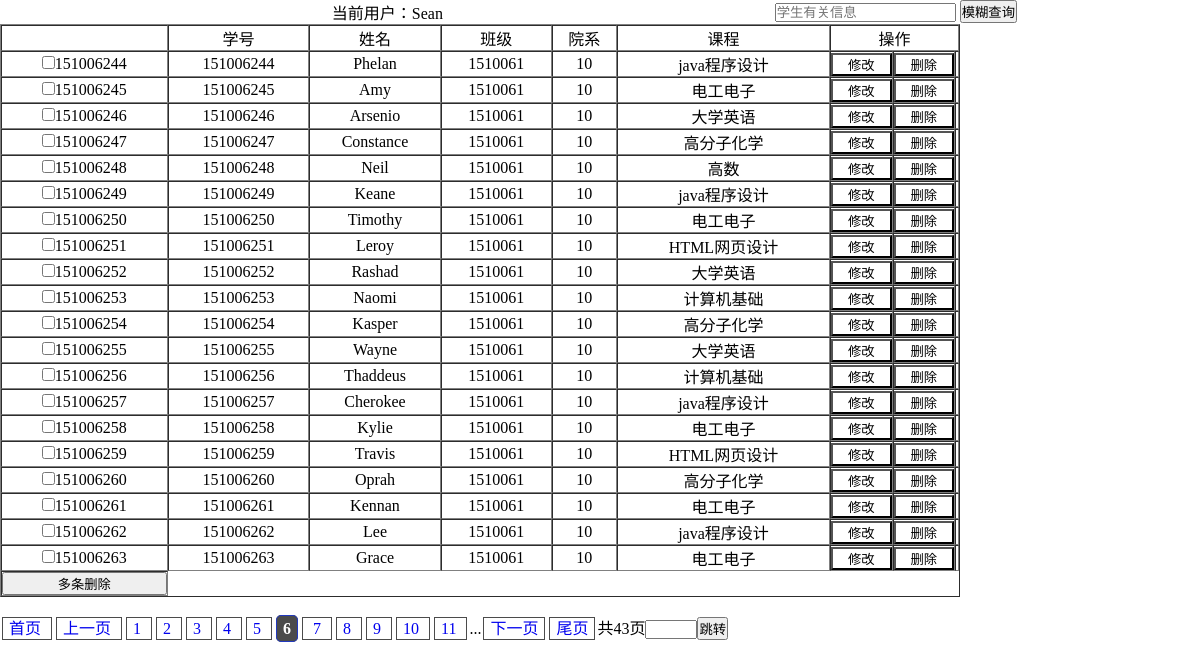
The app's page /系统/stu_display.php?p=6 (signed in) with its own data.
### tables this page shows
CREATE TABLE `stu_info`  (
  `stu_no` int(9) NOT NULL COMMENT '学号',
  `stu_class` int(7) NOT NULL COMMENT '所在班级',
  `fac_no` int(11) NOT NULL COMMENT '学生所在院系编号',
  `test_course` varchar(20) DEFAULT NULL COMMENT '学生考试科目',
  `stu_name` varchar(20) NOT NULL COMMENT '学生姓名',
  `password` int(11) NOT NULL COMMENT '登录密码',
  PRIMARY KEY (`stu_no`) USING BTREE,
  INDEX `test_course`(`test_course`) USING BTREE,
  CONSTRAINT `stu_course_cors` FOREIGN KEY (`test_course`) REFERENCES `cors_info` (`test_course`) ON DELETE SET NULL ON UPDATE CASCADE
);

### 系统/stu_display.php (the view, shortened to what this page needs)
<?php require_once("conn.php"); ?>
<link rel="stylesheet" type="text/css" href="css/stu_display.css"/>
<?php
	echo "<form style = 'float:right;margin-right:183px'  action='select.php' method='post'>
				<input type='text' name='stu_select_type' id='stu_select_type' value='1' style='display: none;' />
				<input name='stu_select' id='stu_no' value='' placeholder='学生有关信息' />
				<input type='submit' value='模糊查询' />
		</form>";
?>
<?php
	if(!empty($_GET['p'])){
		$page = $_GET['p'];
	}else{
		$page = 2;
	}
	$page_size = 20;
	$record = ($page - 1) * $page_size;
	$show_page = 11;
	echo "<div class='content'>";
    echo "<form action = 'delete.php' method = 'post'>";
	echo "<table width='80%' style = 'text-align:center'  border = '1' cellspacing = '0' >";
	echo "<tr style = 'text-align:center'>";
	echo "<td></td>";
    echo " <td>学号</td>";
    echo " <td>姓名</td>";
	echo " <td>班级</td>";
    echo " <td>院系</td>";
    echo " <td>课程</td>";
    echo " <td colspan=3>操作</td>";
    echo "</tr>";
	$sql = "SELECT * FROM stu_info limit $record, $page_size";
	$result = $conn->query($sql);
	while($row = $result->fetch_assoc()){
		echo "<tr>";
		echo "<td><input  name = 'delete_stu[]' type = 'checkbox' value = '{$row['stu_no']}'>{$row['stu_no']}</td>";
		echo "<td>{$row['stu_no']}</td>";
		echo "<td>{$row['stu_name']}</td>";
		echo "<td>{$row['stu_class']}</td>";
		echo "<td>{$row['fac_no']}</td>";
		echo "<td>{$row['test_course']}</td>";
		echo "<td><form class = 'stu_display_form' action = 'update_select.php' method = 'post'><input style = 'display:none' name = 'stu_no' value = '{$row['stu_no']}'><input type = 'submit' value = '修改'></form></td>";
		echo "<td><form class = 'stu_display_form' action = 'delete.php' method = 'post'><input style = 'display:none' name = 'delete_stu[]' value = '{$row['stu_no']}'><input type = 'submit' value = '删除'></form></td>"	;
		echo "<td></td>";
		echo "</tr>";
	}
	echo "<tr><td style = 'text-align:center'><input style = 'width:100%' type = 'submit' value = '多条删除'></td></tr></table></form>";
	echo '</div>';
	$sql = "SELECT count(*) AS count FROM stu_info";
	$result = $conn->query($sql);
	$total_result = $result->fetch_assoc();
	$total = $total_result['count'];
	 $total_pages = ceil($total/$page_size);
	$p1 = $page - 1;
	$p2 = $page + 1;
	$page_banner = "";
	$page_offset = ($show_page - 1)/2;
	$start = 1;
	$end = $total_pages;
	if($page > 1){
		$page_banner .= "<a href='".$_SERVER['PHP_SELF']."?p=1'>首页 </a>";
	    $page_banner .= "<a href='".$_SERVER['PHP_SELF']."?p=$p1'> 上一页 </a>";
		}else{
			$page_banner .= "<span class='disable'>首页 </span>";
			$page_banner .= "<span class='disable'> 上一页 </span>";
		}
	if($total_pages > $show_page){
		  if($page > $page_offset){
			$start = $page - $page_offset;
			$end = $total_pages > $page + $page_offset ? $page + $page_offset : $total_pages;
		}else{
			$start = 1;
			$end = $total_pages > $show_page ? $show_page : $total_pages;
		}
	}
	for($i = $start; $i <= $end; $i++){
		if($page == $i){
			$page_banner .= "<span class='current'>$i</span>";
		}else{
		$page_banner .= "<a  href='".$_SERVER['PHP_SELF']."?p=$i'> $i </a>";
		}
	}
	if($total_pages > $show_page && $total_pages > $page + $page_offset){
		$page_banner .= "...";
	}
	if($page < $total_pages){
	   $page_banner .= "<a  href='".$_SERVER['PHP_SELF']."?p=$p2'>下一页</a>";
	   $page_banner .= "<a  href='".$_SERVER['PHP_SELF']."?p=$total_pages'>尾页</a>";
	}else{
		$page_banner .= "<span class='disable'>下一页</span>";
		$page_banner .= "<span class='disable'>尾页</span>";
		}
	$page_banner .= "共{$total_pages}页";
	$page_banner .= "<form action='insert.php' method='get' >";
	$page_banner .= "<input type='number' size='2'max={$total_pages} min=0 name='p' />";
	$page_banner .="<input type='submit' value='跳转'>";
	$page_banner .= '</form>';
	echo '<div class="page">';
	echo $page_banner;
	echo '</div>';
?>

### 系统/css/stu_display.css (style rules this page uses)
* { margin: 0px; padding: 0px; }
.stu_display_form { clear: both; }
.stu_display_form input { background-color: #FFFFFF; width: 100%; }
.page { clear: all; width: 100%; text-align: left; }
.page a { text-decoration:none; padding:2px 6px; border:thin #4B4B4B solid; margin: 2px; }
.page span.current { border:#2239BF 1px solid; border-radius:5px ; background-color: #4B4B4B; padding:4px 6px; margin:2px; color:#FFFFFF; font-weight:bolder; }
.content { text-align: center; }
.page form { display:inline; }

### records on screen
stu_info: stu_no "151006244", stu_name "Phelan", stu_class "1510061", fac_no "10", test_course "java程序设计"
stu_info: stu_no "151006245", stu_name "Amy", stu_class "1510061", fac_no "10", test_course "电工电子"
stu_info: stu_no "151006246", stu_name "Arsenio", stu_class "1510061", fac_no "10", test_course "大学英语"
stu_info: stu_no "151006247", stu_name "Constance", stu_class "1510061", fac_no "10", test_course "高分子化学"
stu_info: stu_no "151006248", stu_name "Neil", stu_class "1510061", fac_no "10", test_course "高数"
stu_info: stu_no "151006249", stu_name "Keane", stu_class "1510061", fac_no "10", test_course "java程序设计"
stu_info: stu_no "151006250", stu_name "Timothy", stu_class "1510061", fac_no "10", test_course "电工电子"
stu_info: stu_no "151006251", stu_name "Leroy", stu_class "1510061", fac_no "10", test_course "HTML网页设计"
stu_info: stu_no "151006252", stu_name "Rashad", stu_class "1510061", fac_no "10", test_course "大学英语"
stu_info: stu_no "151006253", stu_name "Naomi", stu_class "1510061", fac_no "10", test_course "计算机基础"
stu_info: stu_no "151006254", stu_name "Kasper", stu_class "1510061", fac_no "10", test_course "高分子化学"
stu_info: stu_no "151006255", stu_name "Wayne", stu_class "1510061", fac_no "10", test_course "大学英语"
stu_info: stu_no "151006256", stu_name "Thaddeus", stu_class "1510061", fac_no "10", test_course "计算机基础"
stu_info: stu_no "151006257", stu_name "Cherokee", stu_class "1510061", fac_no "10", test_course "java程序设计"
stu_info: stu_no "151006258", stu_name "Kylie", stu_class "1510061", fac_no "10", test_course "电工电子"
stu_info: stu_no "151006259", stu_name "Travis", stu_class "1510061", fac_no "10", test_course "HTML网页设计"
stu_info: stu_no "151006260", stu_name "Oprah", stu_class "1510061", fac_no "10", test_course "高分子化学"
stu_info: stu_no "151006261", stu_name "Kennan", stu_class "1510061", fac_no "10", test_course "电工电子"
stu_info: stu_no "151006262", stu_name "Lee", stu_class "1510061", fac_no "10", test_course "java程序设计"
stu_info: stu_no "151006263", stu_name "Grace", stu_class "1510061", fac_no "10", test_course "电工电子"

### other values on screen
$page_banner "... 共43页"
